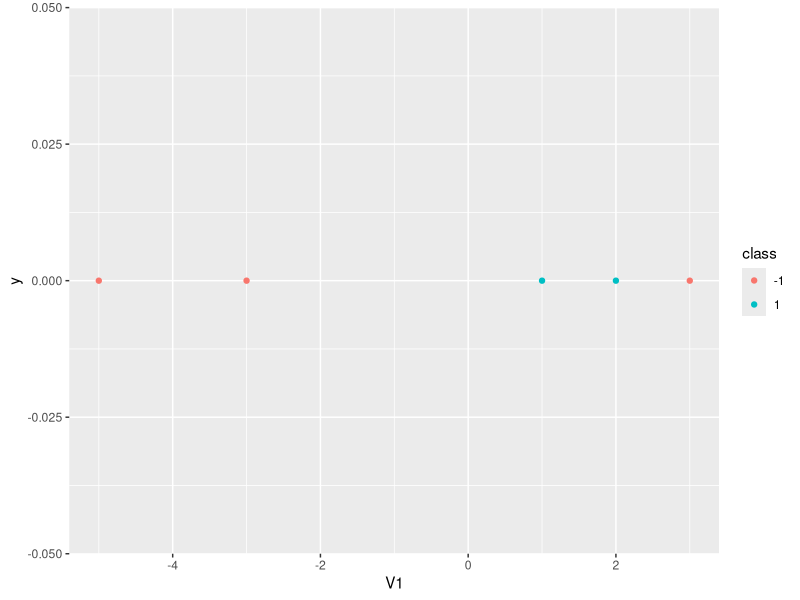
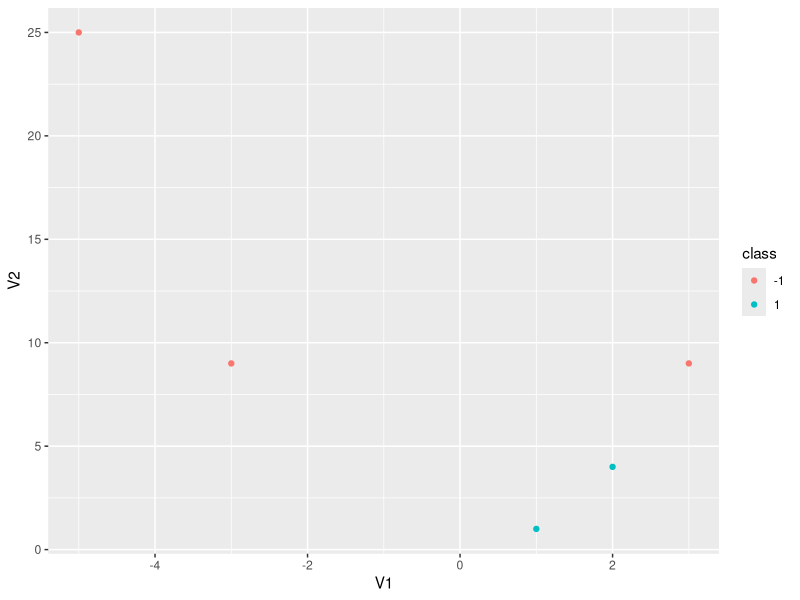

Reproduce these figures in R, in order.
# created on 2/16/15
# function: step by step tutorial of SVM calculation
# input: 1D vector and corresponding labels
# output: alpha values for SVM classification 

###########################################################

# Step 1: inspect data 
# given five data points and their corresponding classes
# how do you calculate a set of alpha values that can be used for classification

a <- c(-5)
b <- c(-3)
c <- c(1)
d <- c(2)
e <- c(3)
class <- as.factor(c(-1,-1,1,1,-1))

# visualize data

visualize <- as.data.frame(rbind(a,b,c,d,e))
y <- rep(0,5)
visualize <- cbind(visualize, y, class)
visualize
library(ggplot2)
p <- ggplot(visualize, aes(V1, y)) + geom_point(aes(color = class))
p 

# data is not linearly separable!
# in other words, you cannot create a linear boundary that can discriminate

# step 2: map to higher dimension, which may yield discriminative features!

transform <- function(input){
  output <- c(input[1], input[1]^2) # additional dimension is simply x^2
  output
}

# visualize transformed data

data_1 <- list(a,b,c,d,e) 
data_2 <- lapply(data_1, transform)
data_3 <- as.data.frame(matrix(unlist(data_2), nrow = length(data_2), byrow = TRUE))
data_3 <- cbind(data_3, class)
p_2 <- ggplot(data_3, aes(x = V1, y = V2)) + geom_point(aes(color = class))
p_2 

# transforming from 1D to 2D creates linearly separable data!
# notice support vectors are points D and E

# step 3: generate alpha values from support vectors

sv_1 <- list(d,e) 
sv_2 <- lapply(sv_1, transform)
sv_2
class_sv <- c(1, -1)

# step 4: create kernel matrix

n <- length(sv_2)
temp_matrix <- c()
for (i in 1:n){
  for (j in 1:n){
    dot_product <- sv_2[[j]] %*% sv_2[[i]]
    temp_matrix <- c(temp_matrix, dot_product)
  }
}

feature_matrix <- matrix(temp_matrix, nrow=n, ncol = n)
feature_matrix
X <- feature_matrix
Xt <- t(X)
X1 <- Xt %*% X
X2 <- solve(X1)
X3 = X2 %*% Xt
y = matrix(class_sv, nrow = n, ncol = 1)
alpha = X3 %*% y
alpha_values <- as.vector(alpha)
alpha_values # use these alpha values to classify!

# step 5: classify!
# let's classify point Z, which has a value of -5
# we know it should be in the "-1" class

z <- c(-5)
z_transformed <- transform(z) # need to transform Z vector to the right dimension
z_transformed # z went from 1D vector to 2D 

calc <- c()
for (i in 1:n){
  # n is the number of support vectors
  calc <- cbind(calc, alpha_values[i] * sv_2[[i]] %*% z_transformed)  
}
calc

sign(sum(calc)) # success! a value of -5 is classified in the negative class

# lets classify another vector with value 1.5
# visually, we know it should be in the positive class

z <- c(1.5)
z_transformed <- transform(z) # need to transform Z vector to the right dimension
z_transformed # z went from 1D vector to 2D 

calc <- c()
for (i in 1:n){
  # n is the number of support vectors
  calc <- cbind(calc, alpha_values[i] * sv_2[[i]] %*% z_transformed)  
}
calc

sign(sum(calc)) # success! a value of 1.5 is classified in the positive class
